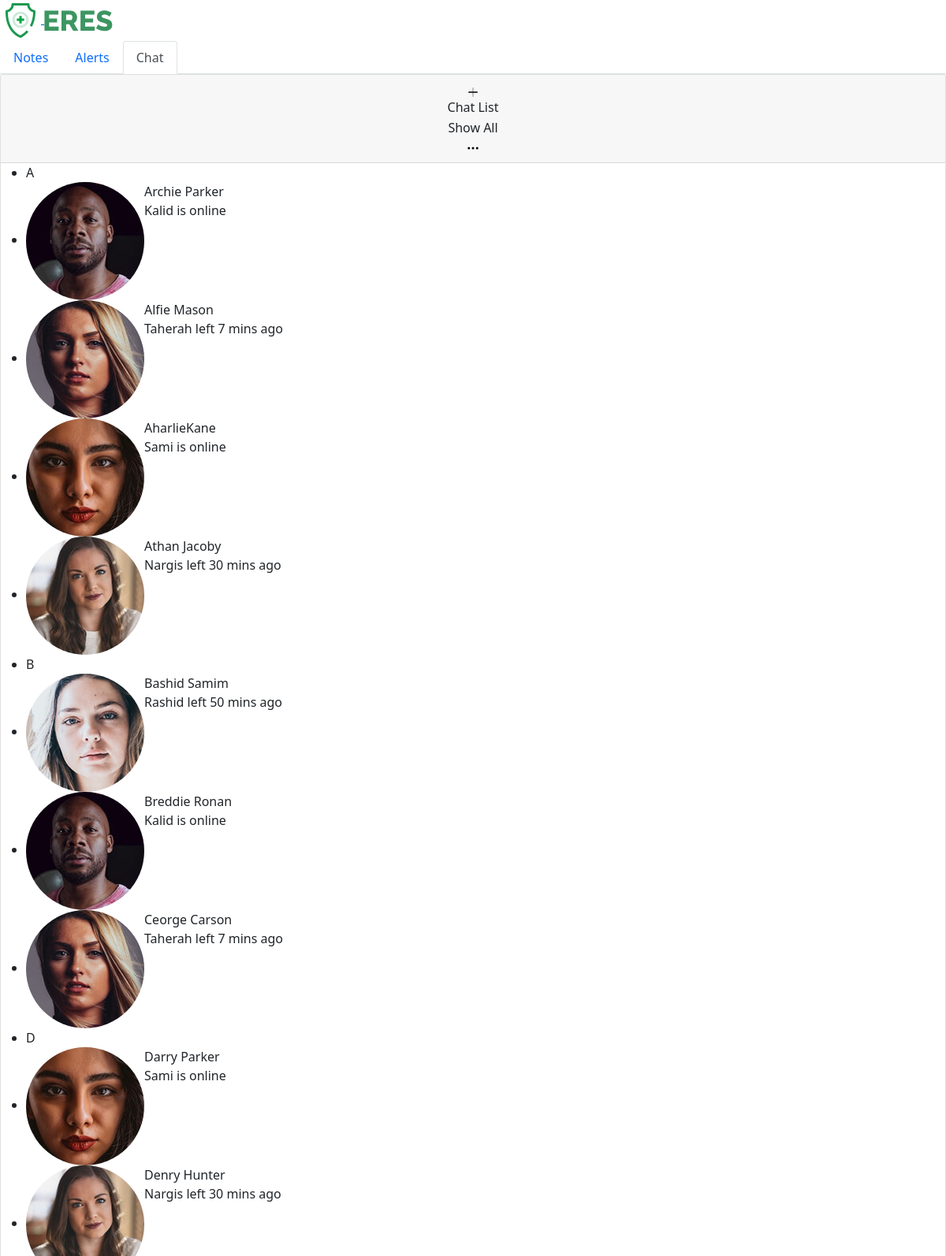
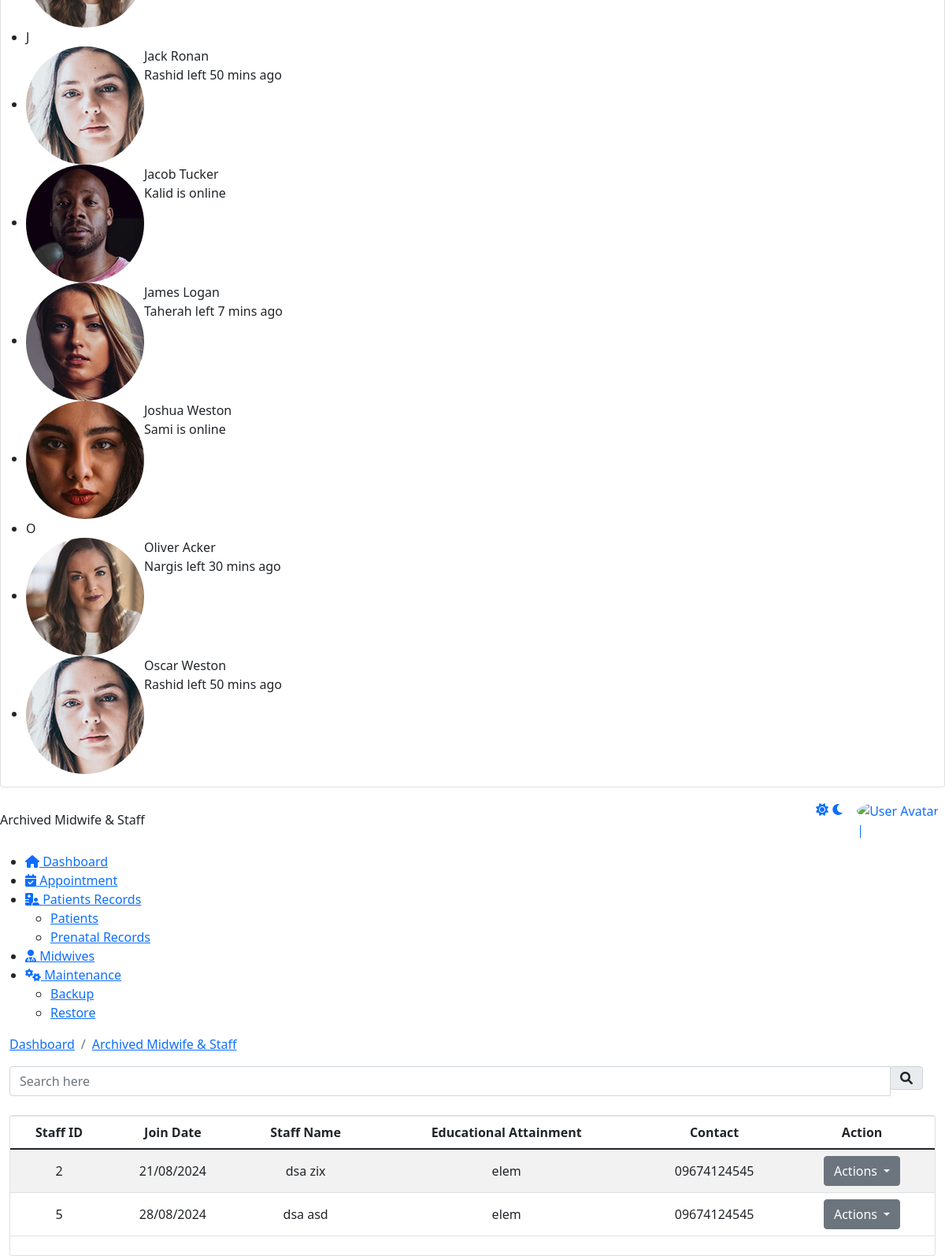
Page /admin/archive_staff.php on the committed database (2 pictures, top to bottom).
### tables this page shows
CREATE TABLE `archive_staff` (
  `staff_id` int(11) NOT NULL,
  `employee_id` varchar(255) DEFAULT NULL,
  `firstName` varchar(255) DEFAULT NULL,
  `middleName` varchar(255) DEFAULT NULL,
  `lastName` varchar(255) DEFAULT NULL,
  `birthDate` date DEFAULT NULL,
  `age` int(11) DEFAULT NULL,
  `gender` varchar(10) DEFAULT NULL,
  `email` varchar(255) DEFAULT NULL,
  `address` text DEFAULT NULL,
  `educ_attainment` varchar(255) DEFAULT NULL,
  `joinDate` date DEFAULT NULL,
  `image` varchar(255) DEFAULT NULL,
  `mobile` varchar(255) DEFAULT NULL
);

### admin/archive_staff.php (the view, shortened to what this page needs)
<!DOCTYPE html>
<html lang="en">
<head>
    <link href="https://eres.dexignzone.com/codeigniter/demo/public/assets/vendor/datatables/css/jquery.dataTables.min.css" rel="stylesheet" type="text/css"/>
    <link href="https://eres.dexignzone.com/codeigniter/demo/public/assets/vendor/bootstrap-select/dist/css/bootstrap-select.min.css" rel="stylesheet" type="text/css"/>
    <link class="main-css" href="https://eres.dexignzone.com/codeigniter/demo/public/assets/css/style.css" rel="stylesheet" type="text/css"/>
    <link rel="stylesheet" href="https://cdnjs.cloudflare.com/ajax/libs/font-awesome/6.5.1/css/all.min.css" />
    <link href="https://eres.dexignzone.com/codeigniter/demo/public/assets/vendor/owl-carousel/owl.carousel.css" rel="stylesheet" type="text/css"/>
    <link href="https://eres.dexignzone.com/codeigniter/demo/public/assets/vendor/clockpicker/css/bootstrap-clockpicker.min.css" rel="stylesheet" type="text/css"/>
    <link href="https://eres.dexignzone.com/codeigniter/demo/public/assets/vendor/bootstrap-datetimepicker/css/bootstrap-datetimepicker.min.css" rel="stylesheet" type="text/css"/>
    <link href="https://eres.dexignzone.com/codeigniter/demo/public/assets/vendor/bootstrap-datetimepicker-master/css/bootstrap-datetimepicker.min.css" rel="stylesheet" type="text/css"/>
</head>
<body>
    <div id="main-wrapper">
        <?php include './template/header.php'; ?>
        <?php include './template/chatbot.php'; ?>
        <div class="header">
            <div class="header-content">
                <nav class="navbar navbar-expand">
                    <div class="collapse navbar-collapse justify-content-between">
                        <div class="header-left">
                            <div class="dashboard_bar">Archived Midwife & Staff</div>
                        </div>
                        <?php include './template/header2.php'; ?>
                    </div>
                </nav>
            </div>
        </div>
        <?php include './template/sidebar.php'; ?>
        <div class="content-body">
            <div class="container-fluid">
                <div class="page-titles">
                    <ol class="breadcrumb">
                        <li class="breadcrumb-item"><a href="javascript:void(0)">Dashboard</a></li>
                        <li class="breadcrumb-item active"><a href="javascript:void(0)">Archived Midwife & Staff</a></li>
                    </ol>
                </div>
                <div class="form-head d-flex mb-3 mb-md-4 align-items-start">
                    <div class="input-group search-area ms-auto d-inline-flex me-3">
                        <input type="text" class="form-control" id="searchInput" placeholder="Search here">
                        <div class="input-group-append">
                            <button type="button" class="input-group-text" onclick="searchTable()"><i class="fas fa-search"></i></button>
                        </div>
                    </div>
                </div>
                <?php
                $query = "SELECT * FROM archive_staff";
                $result = mysqli_query($conn, $query);
                ?>
                <div class="row">
                    <div class="col-xl-12">
                        <div class="card">
                            <div class="card-body p-0">
                                <div class="table-responsive">
                                    <table id="example5" class="table table-striped mb-4 dataTablesCard fs-14">
                                        <thead>
                                            <tr>
                                                <th>Staff ID</th>
                                                <th>Join Date</th>
                                                <th>Staff Name</th>
                                                <th>Educational Attainment</th>
                                                <th>Contact</th>
                                                <th>Action</th>
                                            </tr>
                                        </thead>
                                        <tbody>
                                        <?php
                                        if (mysqli_num_rows($result) > 0) {
                                            while ($row = mysqli_fetch_assoc($result)) {
                                                echo "<tr>";
                                                echo '<td>' . $row['staff_id'] . '</td>';
                                                echo '<td>' . date('d/m/Y', strtotime($row['joinDate'])) . '</td>';
                                                echo '<td>' . $row['firstName'] . ' ' . $row['lastName'] . '</td>';
                                                echo '<td>' . $row['educ_attainment'] . '</td>';
                                                echo '<td>' . $row['mobile'] . '</td>';
                                                echo '<td>
                                                        <div class="d-flex align-items-center justify-content-center">
                                                            <div class="dropdown">
                                                                <button class="btn btn-secondary dropdown-toggle" type="button" id="dropdownMenuButton' . $row['staff_id'] . '" data-bs-toggle="dropdown" aria-expanded="false">
                                                                    Actions
                                                                </button>
                                                                <ul class="dropdown-menu dropdown-right" aria-labelledby="dropdownMenuButton' . $row['staff_id'] . '">
                                                                    <li><a class="dropdown-item" href="javascript:void(0);" onclick="restoreStaff(' . $row['staff_id'] . ')">Restore</a></li>
                                                                    <li><a class="dropdown-item text-danger" href="javascript:void(0);" onclick="deleteStaff(' . $row['staff_id'] . ')">Delete Permanently</a></li>
                                                                </ul>
                                                            </div>
                                                        </div>
                                                    </td>';
                                                echo '</tr>';
                                            }
                                        } else {
                                            echo "<tr><td colspan='6'>No archived staff found</td></tr>";
                                        }
                                        ?>
                                        </tbody>
                                    </table>
                                </div>
                            </div>
                        </div>
                    </div>
                </div>
            </div>
        </div>
    </body>
</html>

### admin/archive_staff.php (style rules this page uses)
.table { margin-bottom: 0; }
.table td, .table th { vertical-align: middle; padding: 0.75rem; }
.table thead th { text-align: center; }
.table tbody td { text-align: center; }
.table th, .table td { border-top: 1px solid #dee2e6; }
.table-responsive { overflow-x: auto; }

### rows in the picture
archive_staff: staff_id "2", joinDate "21/08/2024", firstName "dsa", lastName "zix", educ_attainment "elem", mobile "09674124545"
archive_staff: staff_id "5", joinDate "28/08/2024", firstName "dsa", lastName "asd", educ_attainment "elem", mobile "09674124545"
